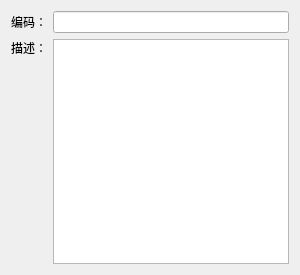
<?xml version="1.0" encoding="UTF-8"?>
<ui version="4.0">
 <class>EditInfoTab</class>
 <widget class="QWidget" name="EditInfoTab">
  <property name="geometry">
   <rect>
    <x>0</x>
    <y>0</y>
    <width>300</width>
    <height>275</height>
   </rect>
  </property>
  <property name="windowTitle">
   <string>Form</string>
  </property>
  <layout class="QGridLayout" name="gridLayout">
   <item row="0" column="0">
    <widget class="QLabel" name="label_code">
     <property name="text">
      <string>编码：</string>
     </property>
    </widget>
   </item>
   <item row="0" column="1">
    <widget class="QLineEdit" name="lineEdit"/>
   </item>
   <item row="1" column="0">
    <widget class="QLabel" name="label_desc">
     <property name="text">
      <string>描述：</string>
     </property>
    </widget>
   </item>
   <item row="1" column="1" rowspan="2">
    <widget class="QTextEdit" name="textEdit"/>
   </item>
   <item row="2" column="0">
    <spacer name="verticalSpacer">
     <property name="orientation">
      <enum>Qt::Vertical</enum>
     </property>
     <property name="sizeHint" stdset="0">
      <size>
       <width>20</width>
       <height>151</height>
      </size>
     </property>
    </spacer>
   </item>
  </layout>
 </widget>
 <resources/>
 <connections/>
</ui>
